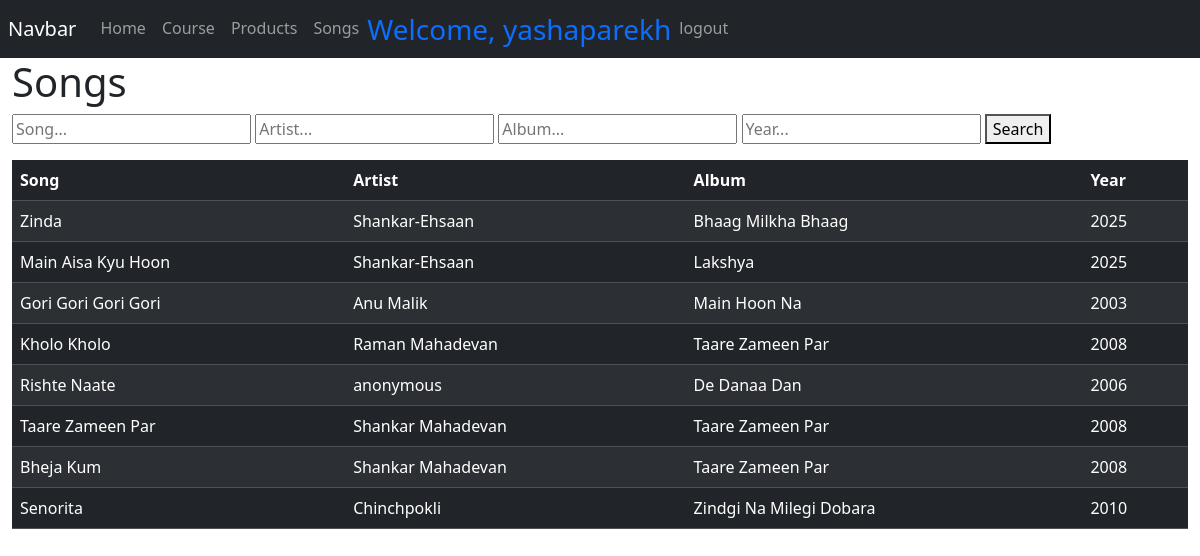
Screenshot of /song/songs/ (signed in) with the database file from the repository.
### song/models.py (models this page shows, shortened)
class Song(models.Model):
    song=models.CharField(max_length=200)
    year=models.IntegerField(max_length=4,default=2025)
    artist=models.CharField(max_length=200,default="anonymous")
    album=models.CharField(max_length=200)

### song/views.py (the view)
# urls.py: path("songs/",views.songs,name="song.songs")
@login_required
def songs(request):
    songs=Song.objects.all()
    song=request.GET.get("song")
    year=request.GET.get("year")
    artist=request.GET.get("artist")
    album=request.GET.get("album")
    if song:
        songs=songs.filter(Q(song__icontains=song) | Q(artist__icontains=song))
    if year:
        songs=songs.filter(year=year)
    if artist:
        songs=songs.filter(artist__icontains=artist)
    if album:
        songs=songs.filter(album__icontains=album)
    return render(request,"song/songs.html",{"songs":songs})

### song/templates/song/songs.html (shortened to what this page needs)
{% extends "base.html" %}
{% block content %}
    <div class="container-fluid">
        <h1>Songs</h1>
        <div class="form mb-3">
            <form action="{% url "song.songs" %}" method="get">
                <input type="text" name="song" id="song" placeholder="Song..." value="{{request.GET.song}}">
                <input type="text" name="artist" id="artist" placeholder="Artist..." value="{{request.GET.artist}}">
                <input type="text" name="album" id="album" placeholder="Album..." value="{{request.GET.album}}">
                <input type="number" name="year" id="year" placeholder="Year..." value="{{request.GET.year}}">
                <button type="submit">Search</button>
            </form>
        </div>
        <table class="table table-hover table-striped table-dark">
            <thead>
                <th>Song</th>
                <th>Artist</th>
                <th>Album</th>
                <th>Year</th>
            </thead>
            <tbody>
                {% for song in songs %}
                    <tr>
                        <td>{{song.song}}</td>
                        <td>{{song.artist}}</td>
                        <td>{{song.album}}</td>
                        <td>{{song.year}}</td>
                    </tr>
                {% empty %}
                    <tr>
                        <td colspan="4"> <strong>No songs Found</strong> </td>
                    </tr>
                {% endfor %}
            </tbody>
        </table>
    </div>
{% endblock content %}

### templates/base.html (shortened to what this page needs)
{% load static %}
<!DOCTYPE html>
<html lang="en">
<head>
    <link href="https://cdn.jsdelivr.net/npm/bootstrap@5.3.7/dist/css/bootstrap.min.css" rel="stylesheet">
</head>
<body>
    <nav class="navbar navbar-expand-lg navbar-dark bg-dark p-2">
        <a class="navbar-brand" href="{% url 'home' %}">Navbar</a>
        <div class="collapse navbar-collapse" id="navbarNav">
            <ul class="navbar-nav">
            <li class="nav-item {% if request.path == '/home/' %}active{% endif %}">
                <a class="nav-link" href="{% url 'home' %}">Home</a>
            </li>
            <li class="nav-item {% if request.path == '/course/' %}active{% endif %}">
                <a class="nav-link" href="{% url 'course.home' %}">Course</a>
            </li>
            <li class="nav-item">
                <a class="nav-link" href="{% url 'product.list' %}">Products</a>
            </li>
            <li class="nav-item">
                <a class="nav-link" href="{% url 'song.songs' %}">Songs</a>
            </li>
            {% if user.is_authenticated %}
                <li class="nav-item">
                    <span class="fs-3 text-primary">
                        Welcome, {{user.username}}
                    </span>
                </li>
                <li class="nav-item">
                    <a class="nav-link" href="{% url 'account.logout' %}">logout</a>
                </li>
            {% endif %}
            </ul>
        </div>
    </nav>
    {% block content %}
    {% endblock content %}
</body>
</html>

### rows the page displays
Song: song "Zinda", artist "Shankar-Ehsaan", album "Bhaag Milkha Bhaag", year "2025"
Song: song "Main Aisa Kyu Hoon", artist "Shankar-Ehsaan", album "Lakshya", year "2025"
Song: song "Gori Gori Gori Gori", artist "Anu Malik", album "Main Hoon Na", year "2003"
Song: song "Kholo Kholo", artist "Raman Mahadevan", album "Taare Zameen Par", year "2008"
Song: song "Rishte Naate", artist "anonymous", album "De Danaa Dan", year "2006"
Song: song "Taare Zameen Par", artist "Shankar Mahadevan", album "Taare Zameen Par", year "2008"
Song: song "Bheja Kum", artist "Shankar Mahadevan", album "Taare Zameen Par", year "2008"
Song: song "Senorita", artist "Chinchpokli", album "Zindgi Na Milegi Dobara", year "2010"

### other values shown
{{ user.username }} "yashaparekh"
